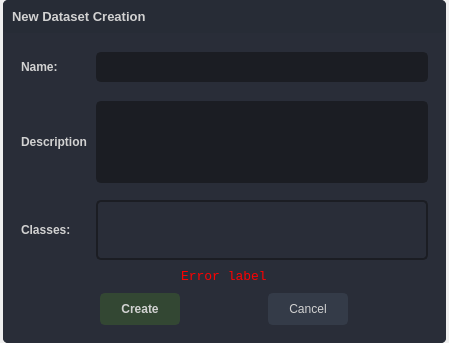
<?xml version="1.0" encoding="UTF-8"?>
<ui version="4.0">
 <class>listWidgetItem_dataset</class>
 <widget class="QWidget" name="listWidgetItem_dataset">
  <property name="geometry">
   <rect>
    <x>0</x>
    <y>0</y>
    <width>449</width>
    <height>343</height>
   </rect>
  </property>
  <property name="windowTitle">
   <string>Form</string>
  </property>
  <property name="styleSheet">
   <string notr="true"/>
  </property>
  <layout class="QVBoxLayout" name="verticalLayout">
   <property name="spacing">
    <number>3</number>
   </property>
   <property name="leftMargin">
    <number>3</number>
   </property>
   <property name="topMargin">
    <number>0</number>
   </property>
   <property name="rightMargin">
    <number>3</number>
   </property>
   <property name="bottomMargin">
    <number>0</number>
   </property>
   <item>
    <widget class="QFrame" name="frame_dataset">
     <property name="minimumSize">
      <size>
       <width>0</width>
       <height>0</height>
      </size>
     </property>
     <property name="maximumSize">
      <size>
       <width>16777215</width>
       <height>16777215</height>
      </size>
     </property>
     <property name="styleSheet">
      <string notr="true">background-color: rgb(41, 45, 56);
border-radius: 5px;
border:transparent;
color: rgb(210, 210, 210);
</string>
     </property>
     <property name="frameShape">
      <enum>QFrame::Shape::NoFrame</enum>
     </property>
     <property name="frameShadow">
      <enum>QFrame::Shadow::Raised</enum>
     </property>
     <layout class="QVBoxLayout" name="verticalLayout_13" stretch="0,0">
      <property name="spacing">
       <number>0</number>
      </property>
      <property name="leftMargin">
       <number>0</number>
      </property>
      <property name="topMargin">
       <number>0</number>
      </property>
      <property name="rightMargin">
       <number>0</number>
      </property>
      <property name="bottomMargin">
       <number>0</number>
      </property>
      <item>
       <widget class="QFrame" name="frame_dataset_title">
        <property name="sizePolicy">
         <sizepolicy hsizetype="Preferred" vsizetype="Preferred">
          <horstretch>0</horstretch>
          <verstretch>0</verstretch>
         </sizepolicy>
        </property>
        <property name="maximumSize">
         <size>
          <width>16777215</width>
          <height>16777215</height>
         </size>
        </property>
        <property name="cursor">
         <cursorShape>ArrowCursor</cursorShape>
        </property>
        <property name="styleSheet">
         <string notr="true">	border: transparent;
	background-color: rgb(39, 44, 54);
	color: rgb(210,210,210);</string>
        </property>
        <property name="frameShape">
         <enum>QFrame::Shape::StyledPanel</enum>
        </property>
        <property name="frameShadow">
         <enum>QFrame::Shadow::Raised</enum>
        </property>
        <layout class="QVBoxLayout" name="verticalLayout_3">
         <property name="spacing">
          <number>0</number>
         </property>
         <property name="leftMargin">
          <number>9</number>
         </property>
         <property name="topMargin">
          <number>9</number>
         </property>
         <property name="rightMargin">
          <number>9</number>
         </property>
         <property name="bottomMargin">
          <number>9</number>
         </property>
         <item>
          <widget class="QPushButton" name="label_dataset_title">
           <property name="sizePolicy">
            <sizepolicy hsizetype="Expanding" vsizetype="Preferred">
             <horstretch>0</horstretch>
             <verstretch>0</verstretch>
            </sizepolicy>
           </property>
           <property name="minimumSize">
            <size>
             <width>0</width>
             <height>0</height>
            </size>
           </property>
           <property name="maximumSize">
            <size>
             <width>16777215</width>
             <height>16777215</height>
            </size>
           </property>
           <property name="font">
            <font>
             <pointsize>10</pointsize>
             <bold>true</bold>
            </font>
           </property>
           <property name="styleSheet">
            <string notr="true">QPushButton{
	text-align: left;
	border: transparent;
}
QPushButton:hover {
	font-size: 11pt;
	font-weight: bold;
}</string>
           </property>
           <property name="text">
            <string>New Dataset Creation</string>
           </property>
           <property name="iconSize">
            <size>
             <width>24</width>
             <height>24</height>
            </size>
           </property>
          </widget>
         </item>
        </layout>
       </widget>
      </item>
      <item>
       <widget class="QFrame" name="frame_dataset_props">
        <property name="minimumSize">
         <size>
          <width>0</width>
          <height>308</height>
         </size>
        </property>
        <property name="cursor">
         <cursorShape>ArrowCursor</cursorShape>
        </property>
        <property name="styleSheet">
         <string notr="true">QFrame {
	 border: transparent
}</string>
        </property>
        <property name="frameShadow">
         <enum>QFrame::Shadow::Raised</enum>
        </property>
        <layout class="QVBoxLayout" name="verticalLayout_2">
         <property name="spacing">
          <number>0</number>
         </property>
         <property name="leftMargin">
          <number>9</number>
         </property>
         <property name="topMargin">
          <number>9</number>
         </property>
         <property name="rightMargin">
          <number>9</number>
         </property>
         <property name="bottomMargin">
          <number>9</number>
         </property>
         <item>
          <widget class="QFrame" name="dataset_name_frame">
           <property name="minimumSize">
            <size>
             <width>0</width>
             <height>50</height>
            </size>
           </property>
           <property name="cursor">
            <cursorShape>ArrowCursor</cursorShape>
           </property>
           <property name="styleSheet">
            <string notr="true">QFrame {
	 border: transparent
}</string>
           </property>
           <property name="frameShadow">
            <enum>QFrame::Shadow::Raised</enum>
           </property>
           <layout class="QHBoxLayout" name="horizontalLayout_2">
            <property name="spacing">
             <number>9</number>
            </property>
            <property name="leftMargin">
             <number>9</number>
            </property>
            <property name="topMargin">
             <number>9</number>
            </property>
            <property name="rightMargin">
             <number>9</number>
            </property>
            <property name="bottomMargin">
             <number>9</number>
            </property>
            <item>
             <widget class="QLabel" name="dataset_name_label">
              <property name="sizePolicy">
               <sizepolicy hsizetype="Preferred" vsizetype="Preferred">
                <horstretch>0</horstretch>
                <verstretch>0</verstretch>
               </sizepolicy>
              </property>
              <property name="minimumSize">
               <size>
                <width>66</width>
                <height>0</height>
               </size>
              </property>
              <property name="maximumSize">
               <size>
                <width>66</width>
                <height>30</height>
               </size>
              </property>
              <property name="styleSheet">
               <string notr="true">border-color:transparent</string>
              </property>
              <property name="text">
               <string>&lt;!DOCTYPE HTML PUBLIC &quot;-//W3C//DTD HTML 4.0//EN&quot; &quot;http://www.w3.org/TR/REC-html40/strict.dtd&quot;&gt;
&lt;html&gt;&lt;head&gt;&lt;meta name=&quot;qrichtext&quot; content=&quot;1&quot; /&gt;&lt;meta charset=&quot;utf-8&quot; /&gt;&lt;style type=&quot;text/css&quot;&gt;
p, li { white-space: pre-wrap; }
hr { height: 1px; border-width: 0; }
li.unchecked::marker { content: &quot;\2610&quot;; }
li.checked::marker { content: &quot;\2612&quot;; }
&lt;/style&gt;&lt;/head&gt;&lt;body style=&quot; font-family:'Segoe UI'; font-size:9pt; font-weight:400; font-style:normal;&quot;&gt;
&lt;p style=&quot; margin-top:0px; margin-bottom:0px; margin-left:0px; margin-right:0px; -qt-block-indent:0; text-indent:0px;&quot;&gt;&lt;span style=&quot; font-weight:700;&quot;&gt;Name:&lt;/span&gt;&lt;/p&gt;&lt;/body&gt;&lt;/html&gt;</string>
              </property>
              <property name="textFormat">
               <enum>Qt::TextFormat::MarkdownText</enum>
              </property>
              <property name="wordWrap">
               <bool>true</bool>
              </property>
             </widget>
            </item>
            <item>
             <widget class="QLineEdit" name="dataset_name_textEdit">
              <property name="enabled">
               <bool>true</bool>
              </property>
              <property name="minimumSize">
               <size>
                <width>0</width>
                <height>30</height>
               </size>
              </property>
              <property name="maximumSize">
               <size>
                <width>16777215</width>
                <height>30</height>
               </size>
              </property>
              <property name="styleSheet">
               <string notr="true">QLineEdit {
	height: 25px;
	background-color: rgb(27, 29, 35);
	border-radius: 5px;
	border: 2px solid rgb(27, 29, 35);
	padding-left: 10px;
}
QLineEdit:hover {
	border: 2px solid rgb(64, 71, 88);
}
QLineEdit:focus {
	border: 2px solid rgb(91, 101, 124);
}
QLineEdit[text=&quot;&quot;]{
	color:rgb(90,90,90);
}

QLineEdit:disabled {
	color: rgb(60,60,60);
	background-color: rgb(60, 60, 60);
	border: 2px solid rgb(32, 32, 32);
}</string>
              </property>
              <property name="readOnly">
               <bool>false</bool>
              </property>
             </widget>
            </item>
           </layout>
          </widget>
         </item>
         <item>
          <widget class="QFrame" name="dataset_description_frame">
           <property name="minimumSize">
            <size>
             <width>0</width>
             <height>100</height>
            </size>
           </property>
           <property name="cursor">
            <cursorShape>ArrowCursor</cursorShape>
           </property>
           <property name="styleSheet">
            <string notr="true">QFrame {
	 border: transparent
}</string>
           </property>
           <property name="frameShadow">
            <enum>QFrame::Shadow::Raised</enum>
           </property>
           <layout class="QHBoxLayout" name="horizontalLayout_4">
            <property name="spacing">
             <number>9</number>
            </property>
            <property name="leftMargin">
             <number>9</number>
            </property>
            <property name="topMargin">
             <number>9</number>
            </property>
            <property name="rightMargin">
             <number>9</number>
            </property>
            <property name="bottomMargin">
             <number>9</number>
            </property>
            <item>
             <widget class="QLabel" name="dataset_description_label">
              <property name="sizePolicy">
               <sizepolicy hsizetype="Preferred" vsizetype="Preferred">
                <horstretch>0</horstretch>
                <verstretch>0</verstretch>
               </sizepolicy>
              </property>
              <property name="minimumSize">
               <size>
                <width>66</width>
                <height>0</height>
               </size>
              </property>
              <property name="maximumSize">
               <size>
                <width>66</width>
                <height>30</height>
               </size>
              </property>
              <property name="styleSheet">
               <string notr="true">border-color:transparent</string>
              </property>
              <property name="text">
               <string>&lt;!DOCTYPE HTML PUBLIC &quot;-//W3C//DTD HTML 4.0//EN&quot; &quot;http://www.w3.org/TR/REC-html40/strict.dtd&quot;&gt;
&lt;html&gt;&lt;head&gt;&lt;meta name=&quot;qrichtext&quot; content=&quot;1&quot; /&gt;&lt;meta charset=&quot;utf-8&quot; /&gt;&lt;style type=&quot;text/css&quot;&gt;
p, li { white-space: pre-wrap; }
hr { height: 1px; border-width: 0; }
li.unchecked::marker { content: &quot;\2610&quot;; }
li.checked::marker { content: &quot;\2612&quot;; }
&lt;/style&gt;&lt;/head&gt;&lt;body style=&quot; font-family:'Segoe UI'; font-size:9pt; font-weight:400; font-style:normal;&quot;&gt;
&lt;p style=&quot; margin-top:0px; margin-bottom:0px; margin-left:0px; margin-right:0px; -qt-block-indent:0; text-indent:0px;&quot;&gt;&lt;span style=&quot; font-weight:700;&quot;&gt;Description:&lt;/span&gt;&lt;/p&gt;&lt;/body&gt;&lt;/html&gt;</string>
              </property>
              <property name="textFormat">
               <enum>Qt::TextFormat::MarkdownText</enum>
              </property>
              <property name="wordWrap">
               <bool>true</bool>
              </property>
             </widget>
            </item>
            <item>
             <widget class="QPlainTextEdit" name="dataset_description_plainTextEdit">
              <property name="styleSheet">
               <string notr="true">QPlainTextEdit {
	height: 25px;
	background-color: rgb(27, 29, 35);
	border-radius: 5px;
	border: 2px solid rgb(27, 29, 35);
	padding-left: 10px;
}
QPlainTextEdit:hover {
	border: 2px solid rgb(64, 71, 88);
}
QPlainTextEdit:focus {
	border: 2px solid rgb(91, 101, 124);
}
QPlainTextEdit[text=&quot;&quot;]{
	color:rgb(90,90,90);
}

QPlainTextEdit:disabled {
	color: rgb(60,60,60);
	background-color: rgb(60, 60, 60);
	border: 2px solid rgb(32, 32, 32);
}</string>
              </property>
             </widget>
            </item>
           </layout>
          </widget>
         </item>
         <item>
          <widget class="QFrame" name="frame_dataset_classes">
           <property name="minimumSize">
            <size>
             <width>0</width>
             <height>50</height>
            </size>
           </property>
           <property name="cursor">
            <cursorShape>ArrowCursor</cursorShape>
           </property>
           <property name="styleSheet">
            <string notr="true">QFrame {
	 border: transparent
}</string>
           </property>
           <property name="frameShadow">
            <enum>QFrame::Shadow::Raised</enum>
           </property>
           <layout class="QHBoxLayout" name="horizontalLayout_11">
            <property name="spacing">
             <number>9</number>
            </property>
            <property name="leftMargin">
             <number>9</number>
            </property>
            <property name="topMargin">
             <number>9</number>
            </property>
            <property name="rightMargin">
             <number>9</number>
            </property>
            <property name="bottomMargin">
             <number>9</number>
            </property>
            <item>
             <widget class="QLabel" name="dataset_classes_label">
              <property name="sizePolicy">
               <sizepolicy hsizetype="Preferred" vsizetype="Preferred">
                <horstretch>0</horstretch>
                <verstretch>0</verstretch>
               </sizepolicy>
              </property>
              <property name="minimumSize">
               <size>
                <width>66</width>
                <height>0</height>
               </size>
              </property>
              <property name="maximumSize">
               <size>
                <width>66</width>
                <height>30</height>
               </size>
              </property>
              <property name="styleSheet">
               <string notr="true">border-color:transparent</string>
              </property>
              <property name="text">
               <string>&lt;!DOCTYPE HTML PUBLIC &quot;-//W3C//DTD HTML 4.0//EN&quot; &quot;http://www.w3.org/TR/REC-html40/strict.dtd&quot;&gt;
&lt;html&gt;&lt;head&gt;&lt;meta name=&quot;qrichtext&quot; content=&quot;1&quot; /&gt;&lt;meta charset=&quot;utf-8&quot; /&gt;&lt;style type=&quot;text/css&quot;&gt;
p, li { white-space: pre-wrap; }
hr { height: 1px; border-width: 0; }
li.unchecked::marker { content: &quot;\2610&quot;; }
li.checked::marker { content: &quot;\2612&quot;; }
&lt;/style&gt;&lt;/head&gt;&lt;body style=&quot; font-family:'Segoe UI'; font-size:9pt; font-weight:400; font-style:normal;&quot;&gt;
&lt;p style=&quot; margin-top:0px; margin-bottom:0px; margin-left:0px; margin-right:0px; -qt-block-indent:0; text-indent:0px;&quot;&gt;&lt;span style=&quot; font-weight:700;&quot;&gt;Classes:&lt;/span&gt;&lt;/p&gt;&lt;/body&gt;&lt;/html&gt;</string>
              </property>
              <property name="textFormat">
               <enum>Qt::TextFormat::MarkdownText</enum>
              </property>
              <property name="wordWrap">
               <bool>true</bool>
              </property>
             </widget>
            </item>
            <item>
             <widget class="QFrame" name="frame_dataset_classes_inner">
              <property name="sizePolicy">
               <sizepolicy hsizetype="Expanding" vsizetype="Preferred">
                <horstretch>0</horstretch>
                <verstretch>0</verstretch>
               </sizepolicy>
              </property>
              <property name="minimumSize">
               <size>
                <width>0</width>
                <height>60</height>
               </size>
              </property>
              <property name="cursor">
               <cursorShape>ArrowCursor</cursorShape>
              </property>
              <property name="styleSheet">
               <string notr="true">QFrame {
	border-radius: 5px;
	border: 2px solid rgb(27, 29, 35);
}</string>
              </property>
              <property name="frameShadow">
               <enum>QFrame::Shadow::Raised</enum>
              </property>
              <layout class="QHBoxLayout" name="horizontalLayout_3">
               <property name="spacing">
                <number>24</number>
               </property>
               <property name="leftMargin">
                <number>9</number>
               </property>
               <property name="topMargin">
                <number>9</number>
               </property>
               <property name="rightMargin">
                <number>9</number>
               </property>
               <property name="bottomMargin">
                <number>9</number>
               </property>
              </layout>
             </widget>
            </item>
           </layout>
          </widget>
         </item>
         <item alignment="Qt::AlignmentFlag::AlignHCenter">
          <widget class="QLabel" name="dataset_error_label">
           <property name="font">
            <font>
             <family>Consolas</family>
             <pointsize>10</pointsize>
             <italic>false</italic>
             <bold>false</bold>
            </font>
           </property>
           <property name="styleSheet">
            <string notr="true">font: 10pt &quot;Consolas&quot;;
color: red;</string>
           </property>
           <property name="text">
            <string>Error label</string>
           </property>
          </widget>
         </item>
         <item>
          <widget class="QFrame" name="dataset_buttons_frame">
           <property name="minimumSize">
            <size>
             <width>0</width>
             <height>50</height>
            </size>
           </property>
           <property name="cursor">
            <cursorShape>ArrowCursor</cursorShape>
           </property>
           <property name="styleSheet">
            <string notr="true">QFrame {
	 border: transparent
}</string>
           </property>
           <property name="frameShadow">
            <enum>QFrame::Shadow::Raised</enum>
           </property>
           <layout class="QHBoxLayout" name="horizontalLayout_12">
            <property name="spacing">
             <number>9</number>
            </property>
            <property name="leftMargin">
             <number>9</number>
            </property>
            <property name="topMargin">
             <number>9</number>
            </property>
            <property name="rightMargin">
             <number>9</number>
            </property>
            <property name="bottomMargin">
             <number>9</number>
            </property>
            <item>
             <widget class="QPushButton" name="create_button">
              <property name="enabled">
               <bool>true</bool>
              </property>
              <property name="sizePolicy">
               <sizepolicy hsizetype="Preferred" vsizetype="Preferred">
                <horstretch>0</horstretch>
                <verstretch>0</verstretch>
               </sizepolicy>
              </property>
              <property name="minimumSize">
               <size>
                <width>80</width>
                <height>0</height>
               </size>
              </property>
              <property name="maximumSize">
               <size>
                <width>80</width>
                <height>16777215</height>
               </size>
              </property>
              <property name="font">
               <font>
                <bold>true</bold>
               </font>
              </property>
              <property name="styleSheet">
               <string notr="true">QPushButton {
            border: 2px solid rgb(51, 71, 51);
            border-radius: 5px;	
            background-color: rgb(51, 71, 51);    
        }
        QPushButton:hover {
            background-color: rgb(57, 81, 57);
            border: 2px solid rgb(61, 87, 61);
        }
        QPushButton:pressed {	
            background-color: rgb(34, 48, 34);
            border: 2px solid rgb(42, 60, 42);
        }
        QPushButton:disabled {
            background-color: rgb(29,33,41);
            border: 2px solid rgb(29,33,41);
        }</string>
              </property>
              <property name="text">
               <string>Create</string>
              </property>
             </widget>
            </item>
            <item>
             <widget class="QPushButton" name="cancel_button">
              <property name="enabled">
               <bool>true</bool>
              </property>
              <property name="sizePolicy">
               <sizepolicy hsizetype="Preferred" vsizetype="Preferred">
                <horstretch>0</horstretch>
                <verstretch>0</verstretch>
               </sizepolicy>
              </property>
              <property name="minimumSize">
               <size>
                <width>80</width>
                <height>0</height>
               </size>
              </property>
              <property name="maximumSize">
               <size>
                <width>80</width>
                <height>16777215</height>
               </size>
              </property>
              <property name="styleSheet">
               <string notr="true">QPushButton {
	border: 2px solid rgb(52, 59, 72);
	border-radius: 5px;	
	background-color: rgb(52, 59, 72);
	font: 700 9pt &quot;Segoe UI&quot;;
}
QPushButton:hover {
	background-color: rgb(57, 65, 80);
	border: 2px solid rgb(61, 70, 86);
}
QPushButton:pressed {	
	background-color: rgb(35, 40, 49);
	border: 2px solid rgb(43, 50, 61);
}
QPushButton:disabled {	
	background-color: rgb(35, 40, 49);
	border: 2px solid rgb(43, 50, 61);
}</string>
              </property>
              <property name="text">
               <string>Cancel</string>
              </property>
             </widget>
            </item>
           </layout>
          </widget>
         </item>
        </layout>
       </widget>
      </item>
     </layout>
    </widget>
   </item>
  </layout>
 </widget>
 <resources>
  <include location="resources.qrc"/>
 </resources>
 <connections/>
</ui>
